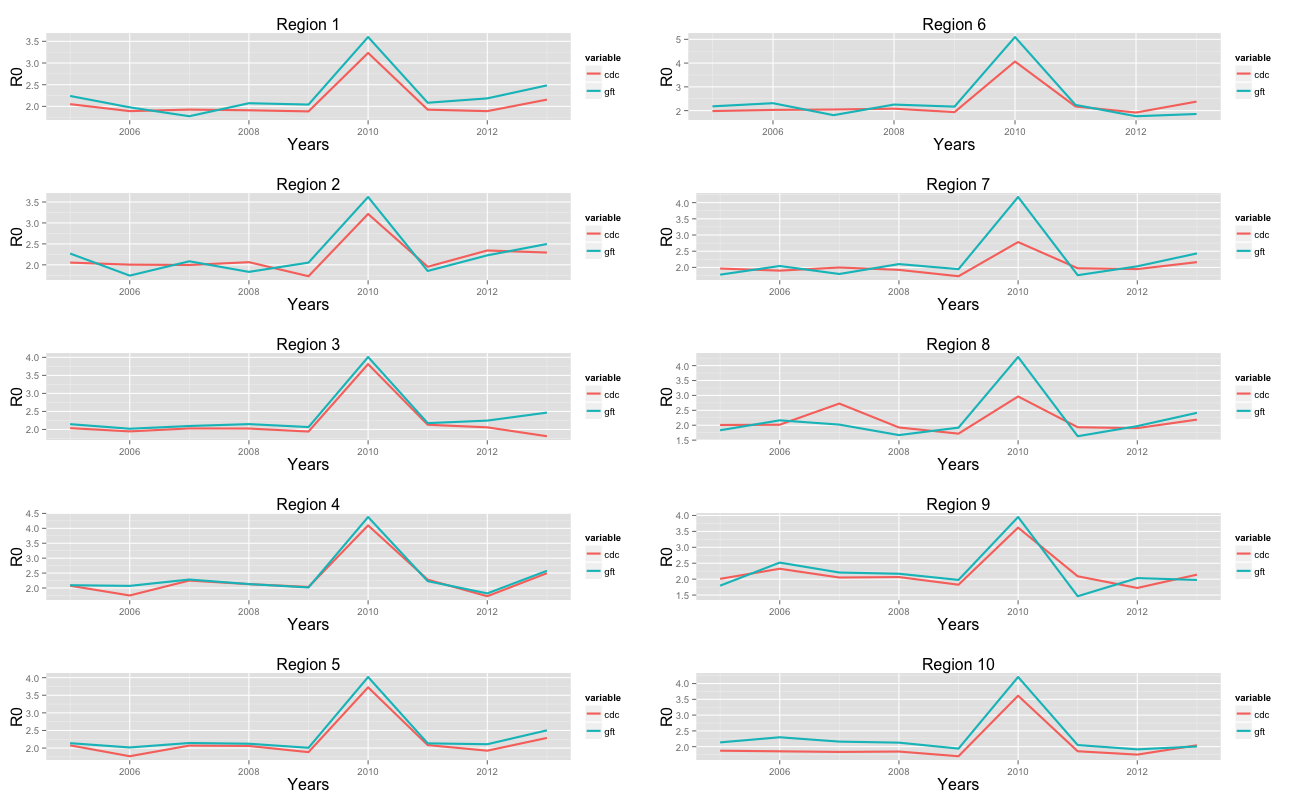

The R source for this figure:
# Function to load dynamics Fortran packages

loadFortran <- function(package.name="subprop.so") {
      dyn.load(package.name)
      istart <- gregexpr(".so",package.name)[[1]][1]
      myname <- substr(package.name,start=1,stop=(istart-1))
      if (is.loaded(myname)) {
            cat(package.name,"  is loaded","\n\n")  
            success=TRUE    
      } else {
            paste(package.name," has not loaded ","\n")
            paste("  use the ./compile.pyf command to compile and then try test.R again","\n\n")
            success=FALSE
      }
      success
}

# Function to set directory for data files with the MCMC history 
setDir <- function(subDir="data") {
      if (file.exists(subDir)) {
            cat("  All data will be written to Sub-Directory named: ",subDir,"\n\n")
      }  else {
            dir.create(file.path(subDir))
            cat("  Created ",subDir, "Directory for all the Data","\n\n")
      }
      
      
}

#Function that sets the min/ma and step size values for the model parametrs
# it also sets the log option to TRUE/FALSE and the log base (defaults are TRUE and 10 respectively)
# and for the MCMC procedure: what parameters are optimized and if to make a step in all of them at once or one at a time
# default is to step all of them at once which works nicely

setParam <- function(vecnames=c("beta0","pC","Tg","Baseline","N"),vecopt=c("beta0","Tg","Baseline","N"),param.default=c(0.5,0.3,2.6,1,1e4),log=TRUE,logbase=10) {
      
      # one way of setting
      params_min <- param.default
      params_max <-param.default
      
      params_min <- 0.2*param.default
      params_max <- 5.* param.default
      
      params_min[4] <- 0.5*param.default[4] #Draw from a narrower range for the Baseline parameter
      params_max[4] <- 1.5* param.default[4]
      
      # or another
      
      #original
      # params_min <- c(beta0=0.1, pC=0.3,Baseline=1.e-2,Tg=1,N=1000)
      # params_max <- c(beta0=2.0, pC=0.3,Baseline=20.0 ,Tg=7,N=5e4)
      params_dx  <- c(beta0=1.e-2,pC=1e-2,Baseline=1e-3,Tg=1e-3, N=1)
      
      # params_min <- c(beta0=0.1, pC=0.3,Baseline=1.e-2,Tg=1,N=1000)
      # params_max <- c(beta0=2.0, pC=0.3,Baseline=20.0 ,Tg=7,N=1e5)
      # params_dx  <- c(beta0=1.e-2,pC=1e-2,Baseline=1e-3,Tg=1e-3, N=1)
      
      
      
      xmin <- params_min[vecnames]
      xmax <- params_max[vecnames]
      #dx <- params_dx[vecnames]
      dx <- rep(0.02,length(param.default)) #Original #Since we move to the same scale for all parameters we use the same step size
      #dx <- rep(0.001,length(dx)) #Since we move to the same scale for all parameters we use the same step size
      
      ilog <- rep(0,nparam)
      
      if (log) ilog  = rep(1,nparam)  #0=FALSE 1=TRUE
      
      imask <- rep(-1,nparam) # -1 no optimization  1 optimize. order is as in vecnames: R0min,deltaR,pC,Baseline,Tg,N,t0,alpha
      names(imask) <- vecnames
      imask[vecopt] <- 1        #vecopt holds the sub-list of what we want to optimize
      
      list(min=xmin,max=xmax,dx=dx,log=ilog,logbase=logbase,imask=imask)	
      
}

# Pack some parameters for the ODE solver (RK4)
# number of time steps per day
# number of MCMC chains
# number of steps in each chain
# thinning factor for the MCMC chain (how often to write to file)

setSim <- function(nparam=NULL,ireals=1,nsamps=1e6,ithin=100) {
      nstep = 100                       #Number of time steps per day
      dt = 1/nstep                        #time step
      
      sim.param <- data.frame(
            dt              = dt, #time step
            nstep   = nstep, #number of steps
            nparam  = nparam, # number of parameters
            ireals     = ireals, #how many realizations to run
            nsamps      = nsamps, #How many MCMC steps
            ithin       = ithin #How often to save data for the chain
      )
      
      sim.param
      
}

# Select initial conditions for parameters that are optimized
# the ones that are not optimzied are set to default values set in main calling routine

selectIni <- function(vecnames=NULL,vecopt=NULL,param.default=NULL,params_min=NULL,params_max=NULL) {
      nparam <- length(vecnames)
      base_ps <- param.default
      
      for (i in 1:length(vecnames)) {
            if(vecnames[i] %in% vecopt) {
                  base_ps[i] <- runif(1,min=params_min[i],max=params_max[i])
            } else {
                  base_ps[i] <- param.default[i]
            }
      }
      base_ps 
}

mcmc.stat <- function(vecnames=NULL,tab=NULL,sim.tab=NULL,lcoda=FALSE) {
      #How many data points we have - use second half of chain to report median values-this is too much but oh well
      nx  <- dim(tab)[1]
      nx2 <- nx/2
      
      # Find also the best value in the chain - just use it for plotting purposes below
      ibest <- which.min(tab[nx2:nx,"negLLK"])
      beta0.best <- tab[ibest,"beta0"]
      pC.best     <- tab[ibest,"pC"]
      Tg.best    <- tab[ibest,"Tg"]
      seed.best   <- tab[ibest,"Baseline"]
      N.best      <- tab[ibest,"N"]
      
      
      beta0_median    <- median(tab[nx2:nx,"beta0"])
      pC_median       <- median(tab[nx2:nx,"pC"])
      Tg_median       <- median(tab[nx2:nx,"Tg"])
      Baseline_median <- median(tab[nx2:nx,"Baseline"])
      N_median        <- median(tab[nx2:nx,"N"])
      
      fopt            <- median(tab[nx2:nx,"negLLK"])
      
      LogLkh = fopt
      
      cat("median value for beta0: ",beta0_median,"\n")
      cat("median value for Tg:    ",Tg_median,"\n")
      cat("median value for R0:    ",beta0_median*Tg_median,"\n")
      cat("median value for pC:    ",pC_median,"\n")        
      cat("median value for N:     ",N_median,"\n")
      
      
      if(lcoda) {
            ithin <- sim.tab$ithin
            nsamps <- sim.tab$nsamps
            x.mcmc <- mcmc(data=tab,start=ithin,end=nsamps,thin=ithin)
            print(summary(x.mcmc))
      }	
      
      AIC   = 2.0 * LogLkh + 2.0 * nparam.opt
      AIC_c = AIC + (2*nparam.opt*(nparam.opt+1))/(ndays-nparam.opt-1)  	
      return (beta0_median*Tg_median)
}

mcmc.write <- function(fname="param.1.dat",tab=NULL) {
      cat("\n","  Writing MCMC chain to file: ",fname,"\n\n")
      
      data.out <- data.frame(nMCMC=1:dim(tab)[1],beta0=tab[,"beta0"],pC=tab[,"pC"],Tg=tab[,"Tg"],Baseline=tab[,"Baseline"],N=tab[,"N"],negativeLLK=tab[,"negLLK"])
      
      write.table(data.out,fname)
      success = TRUE
      
      success
      
}

R0.write <- function(fname,R0,iregion,year,ichain,regions,years,ireals){
      
      iyear = which(years == year) #index of years
      
      if (file.exists(fname)){
            load(fname)    
            R0.reg.year.chains[iregion,iyear,ichain] = R0    
            save(R0.reg.year.chains,file = fname)
            
      } else{
            
            reg.label = sapply(regions,function(x) paste('reg',x,sep=''))
            chain.label = sapply(1:ireals,function(x) paste('ch',x,sep=''))
            R0.reg.year.chains = array(rep(NA,length(regions)*length(years)*ireals), dim=c(length(regions),length(years),ireals), dimnames = list(reg.label,years,chain.label))
            
            R0.reg.year.chains[iregion,iyear,ichain] = R0
            
            save(R0.reg.year.chains,file = fname)
            
      }
      
}

mcmc.plot <- function(weeks,cases,solbest,tab,sim.tab,vecnames,ichain=1)
{
      nx <- dim(tab)[1]
      nweeks <-length(cases)
      iburn <- nx/2 #this is very safe
      lw1 = 1
      ce1 = 1
      ce2 = 1.5
      
      
      title <- paste('Results for MCMC Chain Number: ',ichain,sep="")
      plot(1:nweeks,cases,type="l",col="red",ylim=c(0,max(cases,solbest)),main=title,xlab='Time (Day)',ylab="Number of Cases",lwd=1,xaxt="n")
      #randomly choose 100 profiles to simulate and plot
      for (i in 1:100) {
            irnd <- runif(1,min=iburn,max=nx)
            irnd <- floor(irnd)
            myparam <- tab[irnd,vecnames]
            out <- .Fortran("psisimmodela",dt=as.double(sim.tab$dt),nstep=as.integer(sim.tab$nstep),nweeks=as.integer(nweeks),param=as.double(myparam),nparam = as.integer(length(myparam)),dsdt=as.double(rep(0.,nweeks)))
            lines(1:nweeks,out$dsdt,col="grey",type="l",xlab="",ylab="")
      }
      #plot the best results from the MCMC chain and the synthetic profile so it is clearly seen
      lines(1:nweeks,solbest,col="black",type="l",xlab="",ylab="",lwd=4) 
      lines(1:nweeks,cases,col="red",type="l",xlab="",ylab="",lwd=2)
      axis(1,at=1:nweeks,label=weeks)
      legend("topright",c('data','best fit','100 random MCMC results'),col=c("red","black","grey"),lwd=2,bty="n")
      success=TRUE
      
      success
      
}



chains.plot <- function(ndays,seed){
      library('animation')
      library('compiler')
      enableJIT(3)
      
      success <- loadFortran(package.name="psisimmodela.so")    
      chains = read.delim('data/param.1.dat',head=TRUE,sep = ' ')[,-1]
      
      
      ## set some options first
      oopt = ani.options(interval = 0.2, nmax = dim(chains)[1])
      
      for (ch in 1:dim(chains)[1]){
            #  for (ch in 1:10){
            
            param.default <- c(beta0=chains[ch,'beta0'],pC=chains[ch,'pC'],Tg=chains[ch,'Tg'],Baseline=seed,N=chains[ch,'N'])
            out <- .Fortran("psisimmodela",dt=as.double(1/100),nstep=as.integer(100),ndays=as.integer(ndays),param=as.double(param.default),nparam = as.integer(length(param.default)),dsdt=as.double(rep(0.,ndays)))
            
            plot(out$dsdt,type="l",xlab="",ylab="",lwd=4)
      }
      
      ## restore the options
      ani.options(oopt)
      
      
      
}

chains.animate <- function(ndays,seed){
      library('animation')
      ani.options(ffmpeg = '/Users/jcase/Documents/ffmpeg/ffmpeg 2')
      
      saveVideo(chains.plot(ndays,seed), interval = 0.1, movie.name = "chain_demo.mp4")#, ani.width = 600, ani.height = 600)
      #saveSWF(chains.plot(ndays,seed), interval = 0.05, movie.name = "chain_demo.swf")#, ani.width = 600, ani.height = 600)
}



get.CDC.GFT.data <- function(CDC=CDC,GFT=GFT,reg,year,CDC.or.GFT){ 
      #CDC and GFT are the entire incidence datasets
      
      #reg = index of particular region of interest (1-10), year = year of interest, CDC.or.GFT = 1 for GFT, 2 for CDC
      
      #Extract the data for each region/year for either CDC or GFT. Output the data into a simple matrix (cases) containing week dates and incidence numbers
      if (CDC.or.GFT == 1){ #CDC
            
            cases = subset(CDC,REGION == paste('Region',reg) & ((WEEK > 31 & YEAR == as.character(year-1)) | (WEEK < 32 & YEAR == as.character(year)))) #August of previous year to July of current year
            cases = cases[,'ILITOTAL']
            return(cases)
            
            
      } else if (CDC.or.GFT == 2){ #GFT
            
            region.ind = reg + 2 #The first two columns are "Row number" and "Date". Region 1 starts on third column
            yy = substr(as.character(year),3,4) #Get the last two digits of the year
            pat = paste('/',yy,'$',sep='') #Create the pattern to help grep find the appropriate weeks
            
            gft.weeks = grep(pat,GFT$Date)-20 #Go from August to July (e.g., August 2005 - July 2006)
            cases = GFT[gft.weeks,region.ind]
            return(cases)
            
      }
}




plot.CDC.GFT.fit <- function(chain.dir,output.dir,regions,years,ireals){ #ireals = # of chains
      
      for (reg in regions){
            for (year in years){
                  

                  #load, melt, and rbind the raw CDC
                  raw.dat = data.frame(cdc = get.CDC.GFT.data(CDC=CDC,GFT=GFT,reg,year,1))
                  raw.dat$Weeks = 1:length(raw.dat$cdc)                  
                  dat.long = melt(raw.dat,id.vars="Weeks")
                  
                  #load, melt, and rbind the solbest CDC
                  fname = paste(chain.dir,'CDC.',year,".reg", reg,'.dsdt.dat',sep='')
                  cdc.solbest = data.frame(cdc.solbest=read.table(fname))
                  cdc.solbest$Weeks = 1:length(raw.dat$cdc)  
                  dat.long = rbind(dat.long,melt(cdc.solbest,id='Weeks'))
                  
                  #load, melt, and rbind the raw GFT
                  raw.dat = data.frame(gft = get.CDC.GFT.data(CDC=CDC,GFT=GFT,reg,year,2))
                  raw.dat$Weeks = 1:length(raw.dat$gft)                  
                  dat.long = rbind(dat.long,melt(raw.dat,id.vars="Weeks"))
                  
                  #load, melt, and rbind the solbest GFT
                  fname = paste(chain.dir,'GFT.',year,".reg", reg,'.dsdt.dat',sep='')
                  gft.solbest = data.frame(gft.solbest=read.table(fname))
                  gft.solbest$Weeks = 1:length(raw.dat$gft)  
                  dat.long = rbind(dat.long,melt(gft.solbest,id='Weeks'))
                                    
                  
                  ggplot(data=dat.long, aes(x=Weeks, y=value, colour=variable)) + geom_line(size=1.25) + scale_color_manual(values=c("dodgerblue3", rep("cyan3",ireals), 'red',rep('salmon',ireals)))
                  ggsave(paste(output.dir,'CDC.GFT.fits.', year, '.reg', reg,'.png',sep=''),width=12,height=8)
            }
      }
}

# Multiple plot function
#
# ggplot objects can be passed in ..., or to plotlist (as a list of ggplot objects)
# - cols:   Number of columns in layout
# - layout: A matrix specifying the layout. If present, 'cols' is ignored.
#
# If the layout is something like matrix(c(1,2,3,3), nrow=2, byrow=TRUE),
# then plot 1 will go in the upper left, 2 will go in the upper right, and
# 3 will go all the way across the bottom.
#
multiplot <- function(..., plotlist=NULL, file, cols=1, layout=NULL) {
      require(grid)
      
      # Make a list from the ... arguments and plotlist
      plots <- c(list(...), plotlist)
      
      numPlots = length(plots)
      
      # If layout is NULL, then use 'cols' to determine layout
      if (is.null(layout)) {
            # Make the panel
            # ncol: Number of columns of plots
            # nrow: Number of rows needed, calculated from # of cols
            layout <- matrix(seq(1, cols * ceiling(numPlots/cols)),
                             ncol = cols, nrow = ceiling(numPlots/cols))
      }
      
      if (numPlots==1) {
            print(plots[[1]])
            
      } else {
            # Set up the page
            grid.newpage()
            pushViewport(viewport(layout = grid.layout(nrow(layout), ncol(layout))))
            
            # Make each plot, in the correct location
            for (i in 1:numPlots) {
                  # Get the i,j matrix positions of the regions that contain this subplot
                  matchidx <- as.data.frame(which(layout == i, arr.ind = TRUE))
                  
                  print(plots[[i]], vp = viewport(layout.pos.row = matchidx$row,
                                                  layout.pos.col = matchidx$col))
            }
      }
}

plot.R0.by.year.by.region <- function(R0.dir,output.dir,regions,years){
      
      cdc = readRDS(paste(R0.dir, 'R0.CDC.rds',sep=''))
      gft = readRDS(paste(R0.dir, 'R0.GFT.rds',sep=''))

      #exclude failed chains for average by replacing failed R0s with NA
      cdc[which(cdc < 1)] = NA 
      gft[which(gft < 1)] = NA
      
      #average over chains
      cdc.m = apply(cdc,c(1,2),mean,na.rm=TRUE)
      gft.m = apply(gft,c(1,2),mean,na.rm=TRUE)

      #list of all of the ggplot objects for each region
      gg = list()
      for (reg in regions){
            cdc.r = cdc.m[paste('reg',reg,sep=''),]
            gft.r = gft.m[paste('reg',reg,sep=''),]
            
            co = round(cor(cdc.r, gft.r),3)
            
            dat = data.frame(cdc = cdc.r, gft = gft.r, years = years)
            dat.long = melt(dat,id = 'years')
            
            d = ggplot(data=dat.long, aes(x=years, y = value, group=variable, colour=variable)) 
            d = d + geom_line(size=2) 
            d = d + labs(title = paste('Region',reg), x = 'Years', y = 'R0') 
            d = d + theme(plot.title = element_text(size=16), axis.title.y = element_text(size=16), axis.title.x = element_text(size=16))
                        
            ggsave(paste(output.dir,'By Year Region ', reg,'.png',sep=''),width=12,height=8)
            gg[[reg]] = d            
      }
      browser()
      multiplot(plotlist=gg, cols=5)
}
